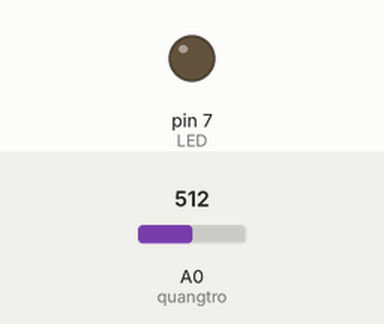
Bench run of a sketch on a simulated Arduino Uno, built with avr-gcc and run on an emulated ATmega328P. Parts: output pins drawn as LEDs (lit = HIGH). The inputs (shaded band) are chosen by the test bench; at power-on: A0 (quangtro) = 512.

Above: at 1.2 s.
1.3 s: A0 (quangtro) set to 210
2.8 s: A0 (quangtro) set to 187
At 3.2 s:
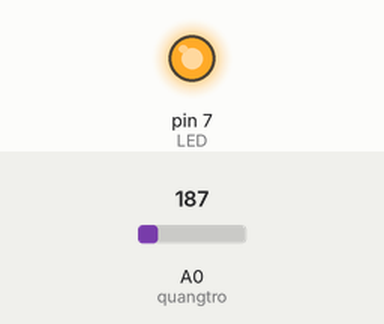
4.3 s: A0 (quangtro) set to 787
6.0 s: A0 (quangtro) set to 814
At 6.8 s:
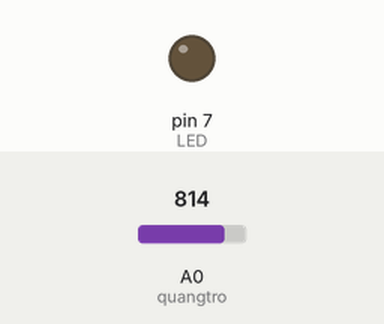
7.5 s: A0 (quangtro) set to 190
At 8.3 s:
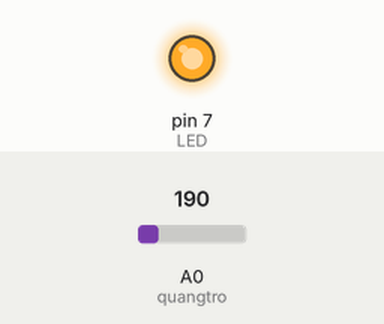
Timing chart, 0 to 10.5 s (numbered marks = the images above; inputs shaded):
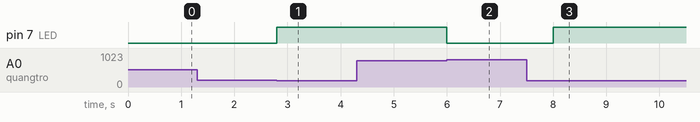

Measured:
- the behaviour switches between 200 and 199 on A0 (quangtro) (found by bisection; images 0 and 1)
- the behaviour switches between 800 and 801 on A0 (quangtro) (found by bisection; images 1 and 2)
- after the input at 1.3 s, every drawn part: stays the same
- after the input at 2.8 s, pin 7 (LED): LOW → HIGH at once
- after the input at 4.3 s, every drawn part: stays the same
- after the input at 6.0 s, pin 7 (LED): HIGH → LOW at once
- after the input at 7.5 s, pin 7 (LED): LOW → HIGH after 0.50 s

The sketch:

quangtro.ino
```cpp
int LED=7;
int quangtro=A0;
void setup() {
  // put your setup code here, to run once:
  pinMode(LED, OUTPUT);
}

void loop() {
  // put your main code here, to run repeatedly:
  if (analogRead(quangtro)<200) {digitalWrite(LED, HIGH);delay(1000);}
  else
    if (analogRead(quangtro)>800) {digitalWrite(LED, LOW);delay(1000);}
}
```
